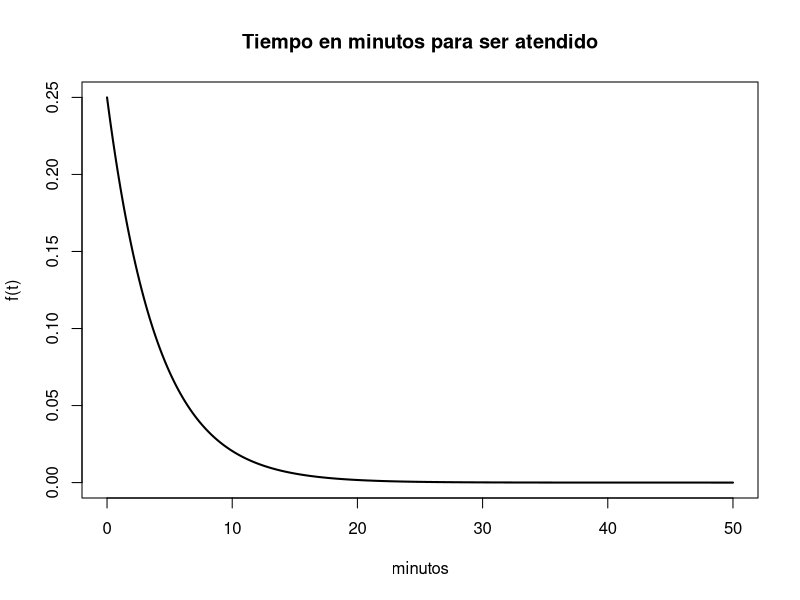
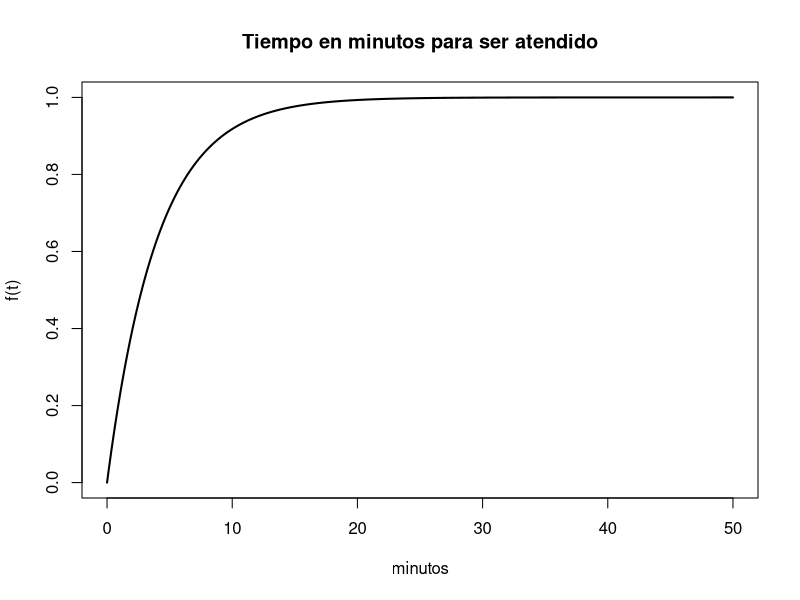

These charts were generated, in order, by the following R code:
# El tiempo, en minutos, que se tarda en atender a un individuo en una oficina pública es una
# variable aleatoria exponencial con un valor medio de 4 mins.

# X ~ Exp( lambda = 0.25 )

# a) Enuncie la variable en estudio, plantee su distribución y su/s parámetros.
# T: " Tiempo que se tarde en atender a un individuo en una oficina medido en mins. "

lambda = 0.25

# b) De su función de probabilidad. Grafique.
x = seq(0, 50, 0.001)
y_densidad = dexp(x, lambda)
plot(x, y_densidad, type='l', lty=1, lwd=2, main='Tiempo en minutos para ser atendido', ylab='f(t)', xlab='minutos')


# c) Encuentre su función de distribución acumulada. Grafique.
y_acumulada = pexp(x, lambda)
plot(x, y_acumulada, type='l', lty=1, lwd=2, main='Tiempo en minutos para ser atendido', ylab='f(t)', xlab='minutos')


# d) Encuentre la probabilidad de que una persona tenga que esperar para ser atendida
# en una oficina pública más de 5 minutos, utilizando la función de distribución
# acumulada.



# e) Idem d) utilizando la función de densidad.
# f) Encuentre la probabilidad de que una persona sea atendida en exactamente 2
# minutos.
# g) Encuentre la probabilidad de que una persona sea atendida en menos de tres
# minutos.
# h) ¿Cuál es la probabilidad de que una persona sea atendida en menos de tres minutos,
# en al menos 4 de los 5 días hábiles de la semana?